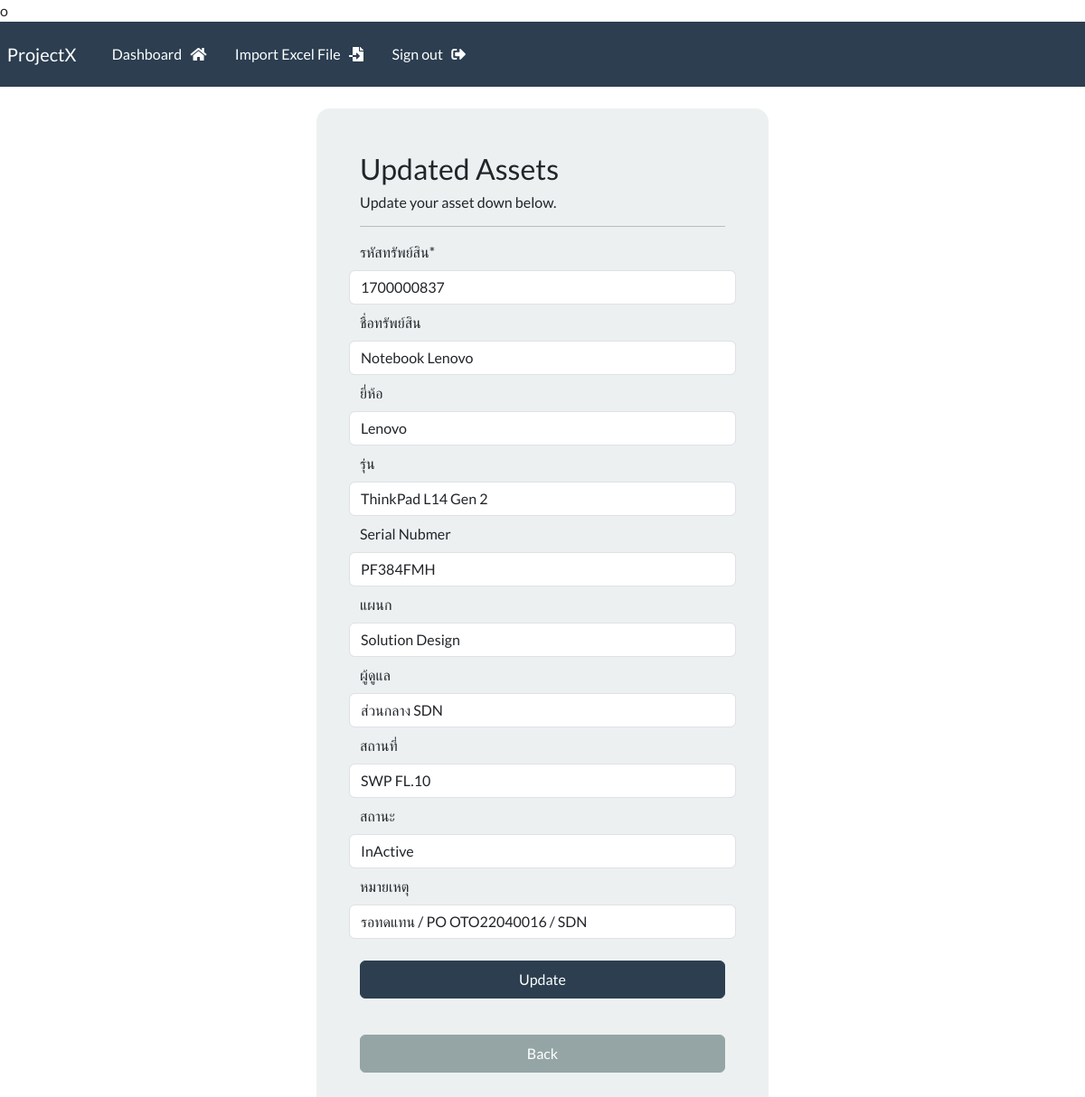
/update-assets/4/ (signed in), run on the app's committed database.
### webapp/models.py (models this page shows, shortened)
class assets(models.Model):
    creation_date =models.DateTimeField(auto_now_add=True)
    asset_no = models.CharField(max_length=100)
    asset_name = models.CharField(max_length=300)
    brand = models.CharField(max_length=50)
    model = models.CharField(max_length=100)
    serial_no = models.CharField(max_length=20)
    department_name = models.CharField(max_length=100)
    owner_name = models.CharField(max_length=100)
    location = models.CharField(max_length=100)
    status = models.CharField(max_length=150)
    remark = models.CharField(max_length=200)

### webapp/views.py (the view, shortened to what this page needs)
# urls.py: path('update-assets/<int:pk>/',views.update_assets,name="update-assets"),
@login_required(login_url='my-login')
def update_assets(request, pk):
    asset = assets.objects.get(id = pk)
    return render(request,'webapp/update-asset.html',{"asset":asset})

### webapp/templates/webapp/update-asset.html (shortened to what this page needs)
o{% extends "webapp/base.html" %}
{% load crispy_forms_tags %}
{% block content %}
<body>
    <div class="container bg-light shadow-md p-5 form-layout">
        <h3> Updated Assets </h3>
        <h6> Update your asset down below.</h6>
        <hr>
        <form autocomplete="off" method="POST">
                <div class="row">
                    <label for="asset_no">รหัสทรัพย์สิน*</label>
                    <input value="{{asset.asset_no}}" required name="asset_no" type="text" class="form-control mt-2" aria-label="Asset No">
                </div>
                <div class="row">
                    <label class="mt-2" for="asset_name">ชื่อทรัพย์สิน</label>
                  <input value="{{asset.asset_name}}" required name="asset_name" type="text" class="form-control mt-2" aria-label="Asset Name">
                </div>
                <div class="row">
                    <label class="mt-2" for="brand">ยี่ห้อ</label>
                  <input value="{{asset.brand}}" required name="brand" type="text" class="form-control mt-2" aria-label="Brand">
                </div>
                <div class="row">
                    <label class="mt-2" for="model">รุ่น</label>
                  <input value="{{asset.model}}" required name="model" type="text" class="form-control mt-2" aria-label="Model">
                </div>
                <div class="row">
                    <label class="mt-2" for="serial_no">Serial Nubmer</label>
                  <input value="{{asset.serial_no}}" required name="serial_no" type="text" class="form-control mt-2" aria-label="Serial Number">
                </div>
                <div class="row">
                    <label class="mt-2" for="department_name">แผนก</label>
                  <input value="{{asset.department_name}}" required name="department_name" type="text" class="form-control mt-2" aria-label="Department">
                </div>
                <div class="row">
                    <label class="mt-2" for="owner_name">ผู้ดูแล</label>
                  <input value="{{asset.owner_name}}" required name="owner_name" type="text" class="form-control mt-2" aria-label="Owner">
                </div>
                <div class="row">
                    <label class="mt-2" for="location">สถานที่</label>
                  <input value="{{asset.location}}" required name="location" type="text" class="form-control mt-2" aria-label="Location">
                </div>
                <div class="row">
                    <label class="mt-2" for="status">สถานะ</label>
                    <select class="form-control mt-2" name="status" aria-label="Status" >
                        {% if asset.status == "InActive" %}
                        <option value="InActive">InActive</option>
                        {% else %}
                        <option value="Active">Active</option>
                        <option value="InActive">InActive</option>
                        {% endif %}
                      </select>
                </div>
                <div class="row">
                    <label class="mt-2" for="remark">หมายเหตุ</label>
                  <input value="{{asset.remark}}" name="remark" type="text" class="form-control mt-2" aria-label="Remark">
                </div>
            <br>
            <button type='submit' class='btn btn-primary w-100 btn-block p-2'> Update </button>
        </form>
        <br>
        <a href="{% url "view-assets" asset.id %}" class='btn btn-secondary w-100 btn-block p-2'> Back </a>
    </div>
</body>
{% endblock content %}

### static/css/styles.css (style rules this page uses)
.form-layout { border-radius: 15px; width: 500px; }

### data on the page
assets: asset_no "1700000837", asset_name "Notebook Lenovo", brand "Lenovo", model "ThinkPad L14 Gen 2", serial_no "PF384FMH", department_name "Solution Design", owner_name "ส่วนกลาง SDN", location "SWP FL.10", status "InActive", remark "รอทดแทน / PO OTO22040016 / SDN"
